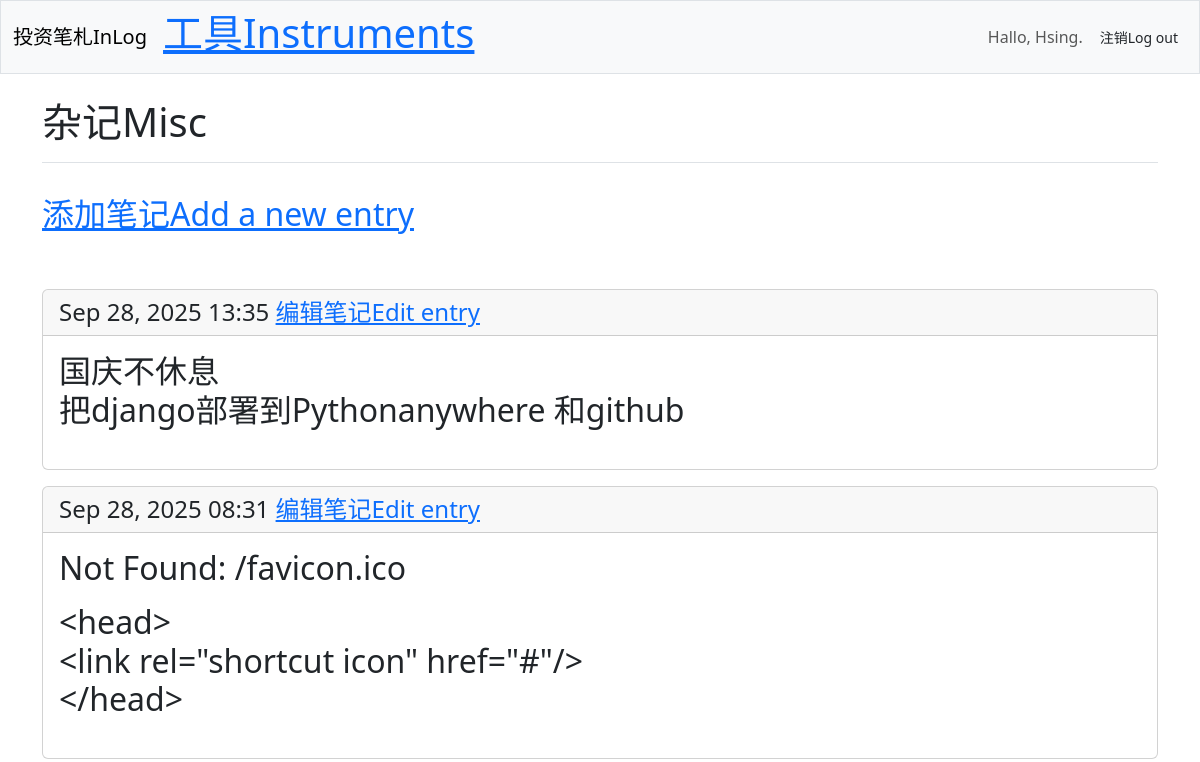
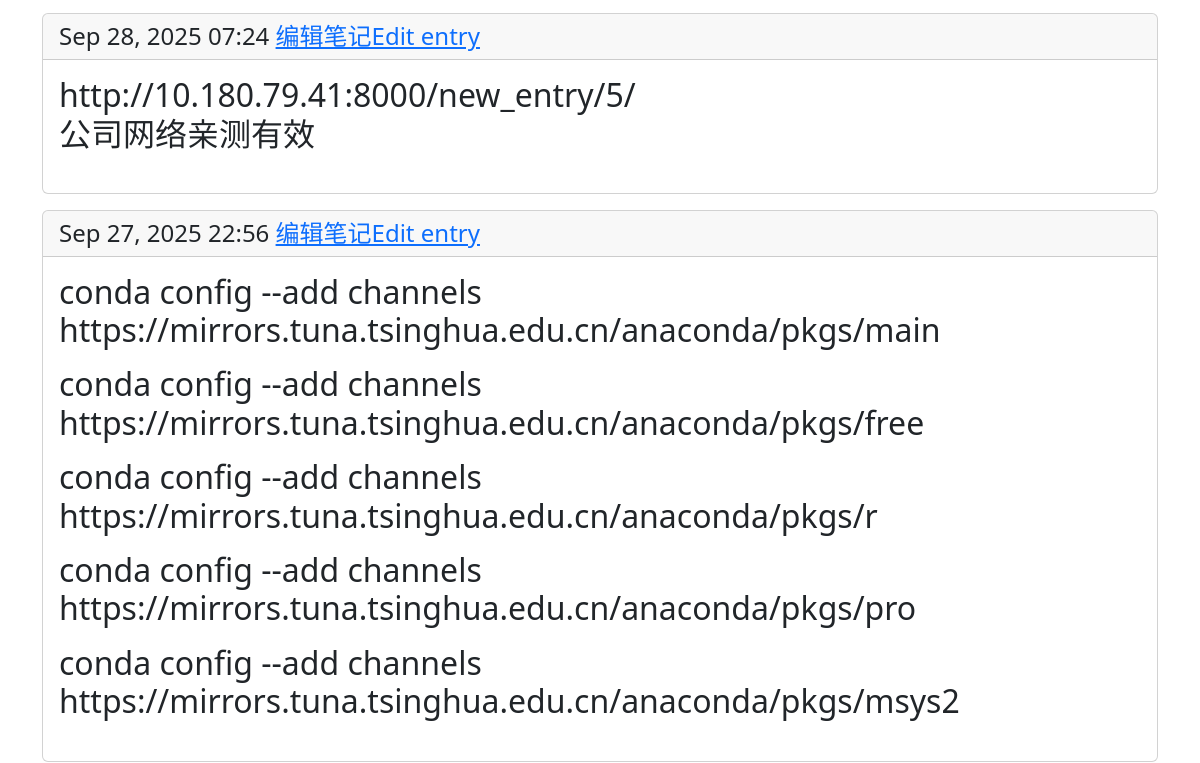
The app's page /instruments/5/ (signed in, upper part), older data (2 pictures, top to bottom).
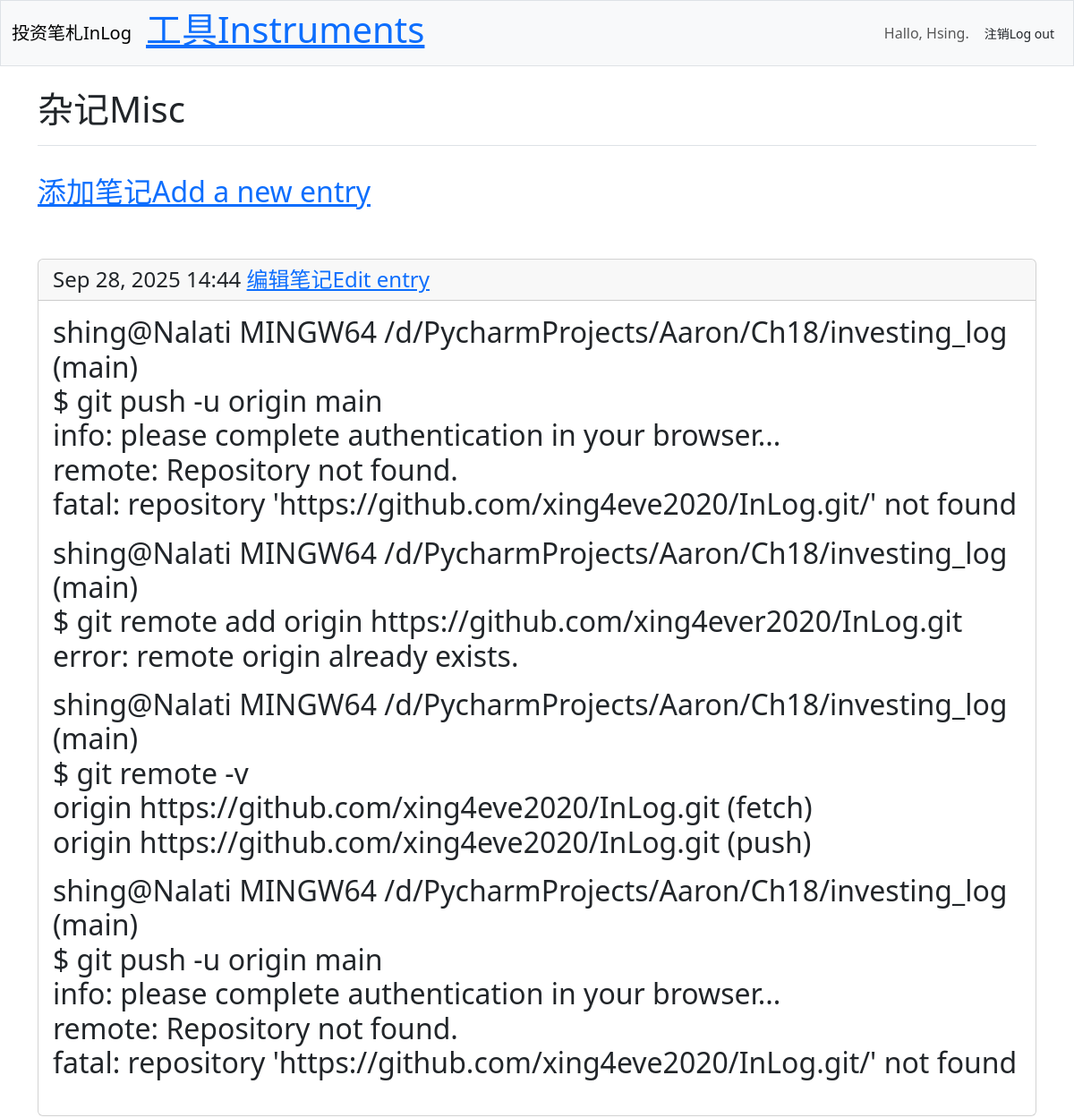
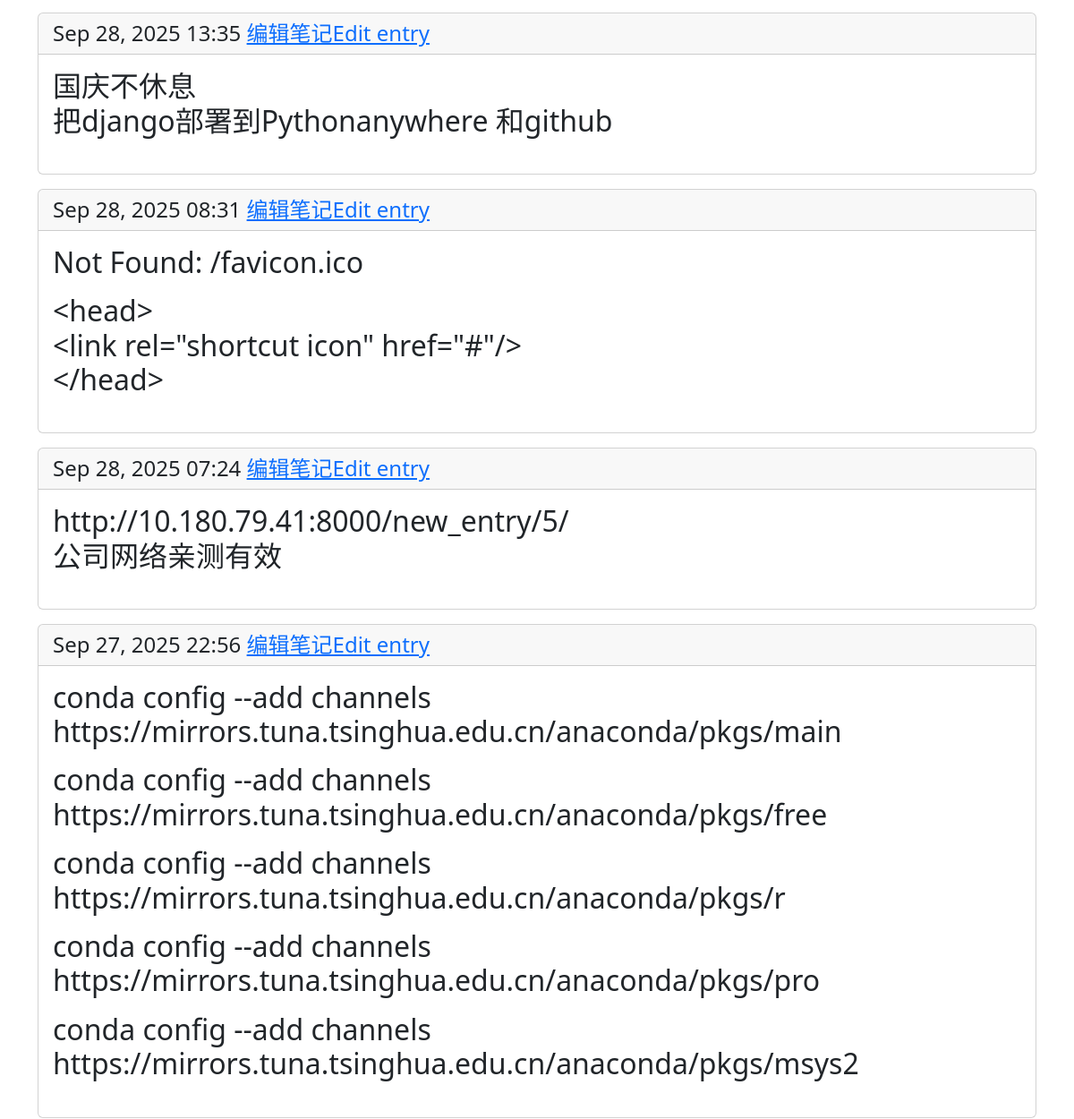
The same page, newer data (2 pictures, top to bottom).
### investing_logs/models.py (models this page shows, shortened)
class Instrument(models.Model):
    text = models.CharField(max_length=200)
    date_added = models.DateTimeField(auto_now_add=True)
    owner = models.ForeignKey(User, on_delete=models.CASCADE)

class Entry(models.Model):
    instrument = models.ForeignKey(Instrument, on_delete=models.CASCADE)
    text = models.TextField()
    date_added = models.DateTimeField(auto_now_add=True)
    class Meta:
        verbose_name_plural = 'entries'

### investing_logs/views.py (the view)
# urls.py: path('instruments/<int:instrument_id>/', views.instrument, name='instrument'),
@login_required
def instrument(request, instrument_id):
    instrument = Instrument.objects.get(id=instrument_id)
    if instrument.owner != request.user:
        raise Http404
    entries = instrument.entry_set.order_by('-date_added')
    context = {'instrument': instrument, 'entries': entries}
    return render(request, 'investing_logs/instrument.html',context)

### investing_logs/templates/investing_logs/instrument.html (shortened to what this page needs)
<!DOCTYPE html>
<html lang="en">
<head>
</head>
<body>
  {% extends 'investing_logs/base.html' %}
  {% block page_header %}
    <h1>{{ instrument.text }}</h1>
  {% endblock page_header %}
  {% block content %}
    <br>
    <H2><a href="{% url 'investing_logs:new_entry' instrument.id %}">添加笔记Add a new entry</a></H2>
    <br>
    <br>
    {% for entry in entries %}
      <div class="card mb-3">
        <h4 class="card-header">
          {{ entry.date_added|date:'M d, Y H:i' }}
           <a href="{% url 'investing_logs:edit_entry' entry.id %}">编辑笔记Edit entry</a>
        </h4>
        <h2><div class="card-body">{{ entry.text|linebreaks }}</div></h2>
      </div>
    {% empty %}
      <p>There are no entries for this topic yet.</p>
    {% endfor %}
  {% endblock content %}

### investing_logs/templates/investing_logs/base.html (shortened to what this page needs)
<!doctype html>
<html lang="zh-CN">
<head>
  {% load django_bootstrap5 %}
  {% bootstrap_css %}
</head>
<body>
  <nav class="navbar navbar-expand-md navbar-light bg-light mb-4 border">
    <div class="container-fluid">
      <a class="navbar-brand" href="{% url 'investing_logs:index' %}">投资笔札InLog</a>
      <div class="collapse navbar-collapse" id="navbarCollapse">
        <ul class="navbar-nav me-auto mb-2 mb-md-0">
          <li class="nav-item">
            <H1><a href="{% url 'investing_logs:instruments' %}">工具Instruments</a></H1> </li>
        </ul>
        <ul class="navbar-nav ms-auto mb-2 mb-md-0">
          {% if user.is_authenticated %}
          <li class="nav-item">
            <span class="navbar-text me-2">Hallo, {{user.username }}.
            </span>
          </li>
          {% endif %}
        </ul>
        {% if user.is_authenticated %}
          <form action="{% url 'accounts:logout' %}" method='post'>
            <button name='submit' class='btn btn-outlinesecondary btn-sm'>
注销Log out</button>
          </form>
        {% endif %}
      </div>
    </div>
  </nav>
  <main class="container">
    <div class="pb-2 mb-2 border-bottom">
{% block page_header %}{% endblock page_header %}
    </div>
    <div>
      {% block content %}{% endblock content %}
    </div>
  </main>
</body>
</html>

Row changes from the older to the newer data that the page shows:
added Entry: date_added "Sep 28, 2025 14:44", text "shing@Nalati MINGW64 /d/PycharmProjects/Aaron/Ch18/investing_log (main) $ git push -u origin main info: please complete authentication in your browser... remote: Repository not found. fatal: repository 'https://github.com/xing4eve2020/InLog.git/' not found shing@Nalati MINGW64 /d/PycharmProjects/Aaron/Ch18/investing_log (main) $ git remote add origin https://github.com/xing4ever2020/InLog.git error: remote origin already exists. shing@Nalati MINGW64 /d/PycharmProjects/Aaron/Ch18/investing_log (main) $ git remote -v origin https://github.com/xing4eve2020/InLog.git (fetch) origin https://github.com/xing4eve2020/InLog.git (push) shing@Nalati MINGW64 /d/PycharmProjects/Aaron/Ch18/investing_log…"
